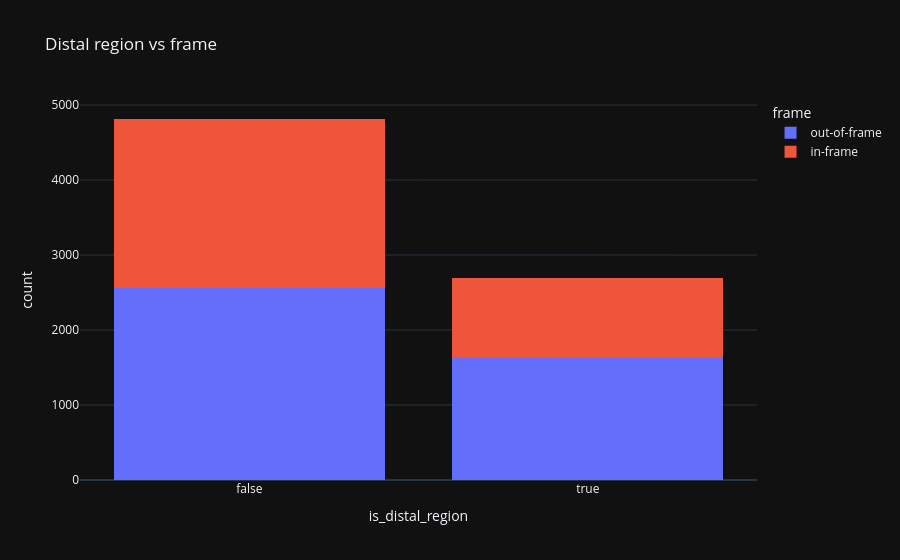

Here is the notebook cell this chart was saved with:
### Markdown cell above
## 9. 📊 distal vs frame

### Code cell
tmp = d[['is_distal_region', 'frame']].dropna()
fig = px.histogram(tmp, x='is_distal_region', color='frame', barmode='stack', title='Distal region vs frame')
fig.show()

### Figure 1 — Plotly figure (JSON) as saved in the notebook; plotly's stock layout.template omitted (floating-point values rounded to 4 significant figures; data arrays with more than 128 entries replaced by an {"elided": "..."} marker saying what was removed)
{"data": [{"bingroup": "x", "hovertemplate": "frame=out-of-frame<br>is_distal_region=%{x}<br>count=%{y}<extra></extra>", "legendgroup": "out-of-frame", "marker": {"color": "#636efa", "pattern": {"shape": ""}}, "name": "out-of-frame", "orientation": "v", "showlegend": true, "x": {"elided": "4186 bool values"}, "xaxis": "x", "yaxis": "y", "type": "histogram"}, {"bingroup": "x", "hovertemplate": "frame=in-frame<br>is_distal_region=%{x}<br>count=%{y}<extra></extra>", "legendgroup": "in-frame", "marker": {"color": "#EF553B", "pattern": {"shape": ""}}, "name": "in-frame", "orientation": "v", "showlegend": true, "x": {"elided": "3328 bool values"}, "xaxis": "x", "yaxis": "y", "type": "histogram"}], "layout": {"xaxis": {"anchor": "y", "domain": [0.0, 1.0], "title": {"text": "is_distal_region"}}, "yaxis": {"anchor": "x", "domain": [0.0, 1.0], "title": {"text": "count"}}, "legend": {"title": {"text": "frame"}, "tracegroupgap": 0}, "title": {"text": "Distal region vs frame"}, "barmode": "stack"}}
